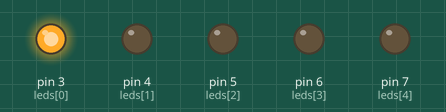
The sketch below on a simulated Arduino Uno, built with avr-gcc and run on an emulated ATmega328P. On the bench: output pins drawn as LEDs (lit = HIGH).

Above: at 0.15 s.
At 0.75 s:
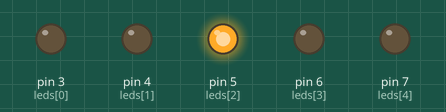
At 1.05 s:
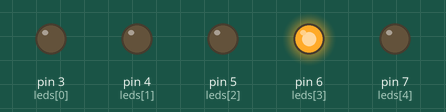
At 1.95 s:
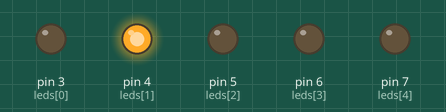
At 2.85 s:
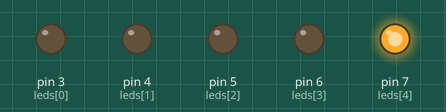
Timing chart, 0 to 3.5 s (numbered marks = the images above):
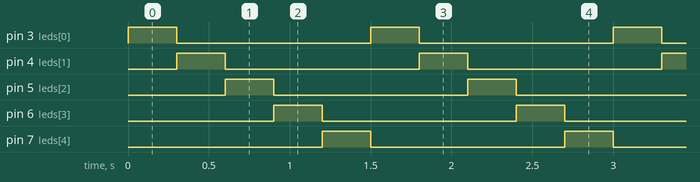

Measured:
- by itself, pin 3 (leds[0]), pin 4 (leds[1]), pin 5 (leds[2]), pin 6 (leds[3]), pin 7 (leds[4]): alternates HIGH for 0.30 s and LOW for 1.2 s
- by itself, everything shown: repeats every 1.5 s, in 6 steps

The sketch:

Efeito_de_correr_led.ino
```cpp
const int leds[5] = {3,4,5,6,7};

void setup() {
  for(int i = 0; i < 5; i++){
    pinMode(leds[i], OUTPUT);
  }
}

void loop() {
  for(int i = 0; i < 5; i++){
    digitalWrite(leds[i], HIGH);
    delay(300);
    digitalWrite(leds[i], LOW);
  }
}
```
